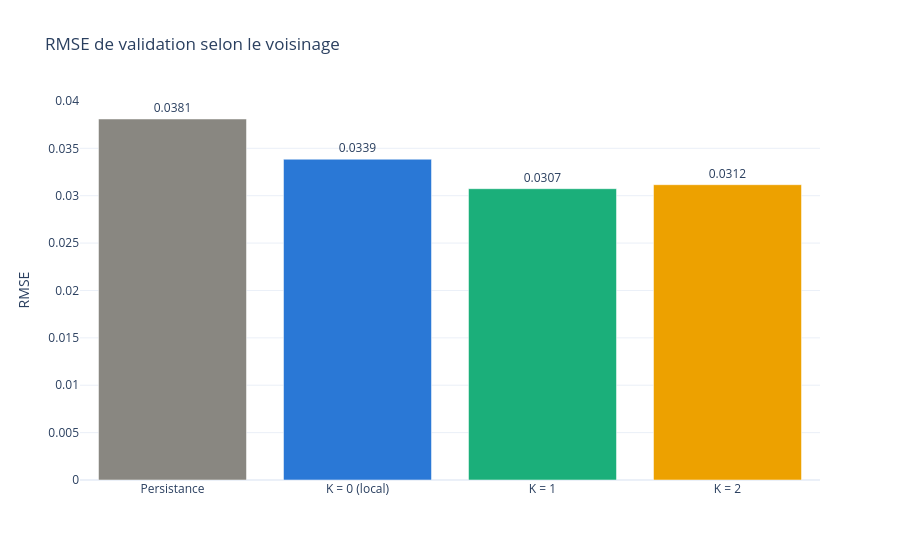

Notebook source saved alongside this figure:
### Markdown cell above
Le modèle local fait mieux que la persistance, avec un RMSE de validation de 0,0339 contre **[RMSE persistance]** (soit **[gain] %** de moins), et mieux que le modèle global (0,0398) : réduire le nombre de coefficients aide. Mais chaque capteur ne lit que lui-même, alors que les débits d'un réseau routier sont liés entre voisins.

## Prise en compte des voisins

On élargit donc l'entrée de chaque modèle local aux variables des capteurs situés à au plus $K$ sauts dans le graphe ($K = 0$ redonne le modèle local, $K = 1$ ajoute les voisins directs, $K = 2$ les voisins à deux sauts). Il faut trouver le bon compromis : plus de voisins apportent de l'information, mais aussi plus de coefficients à apprendre avec les mêmes 1008 échantillons.

### Code cell
def masque_sauts(A, sauts):
    """True si le capteur j est à au plus `sauts` sauts du capteur i (lui-même inclus)."""
    pas = ((A > 0) | np.eye(len(A), dtype=bool)).astype(int)
    return np.linalg.matrix_power(pas, sauts) > 0


def modele_local_voisins(X_fit, Y_fit, X_pred, A, sauts=1):
    """UNE fonction linéaire par capteur, sur ses variables ET celles de ses voisins jusqu'à `sauts` sauts."""
    n_cap = Y_fit.shape[1]
    masque = masque_sauts(A, sauts)
    Y_pred = np.zeros((len(X_pred), n_cap))
    for i in range(n_cap):
        voisins = np.flatnonzero(masque[i])
        F_fit = X_fit[:, voisins, :].reshape(len(X_fit), -1)
        F_pred = X_pred[:, voisins, :].reshape(len(X_pred), -1)
        Y_pred[:, i] = LinearRegression().fit(F_fit, Y_fit[:, i]).predict(F_pred)
    return Y_pred


Y_pred_local_voisins1 = modele_local_voisins(X_a, Y_a, X_v, A, sauts=1)
Y_pred_local_voisins2 = modele_local_voisins(X_a, Y_a, X_v, A, sauts=2)


# print("train", X_a.shape, "| validation", X_v.shape)
# print ("y train",Y_a.shape,"| y_pred_global",Y_pred_global.shape,"| y_pred_local",Y_pred_local.shape)


print("local voisins 1(val)", scores(Y_v, Y_pred_local_voisins1))
print("local voisins 2(val)", scores(Y_v, Y_pred_local_voisins2))



resultats = {
    "Persistance": scores(Y_v, persistance(X_v))["RMSE"],
    "K = 0 (local)": scores(Y_v, Y_pred_local)["RMSE"],
    "K = 1": scores(Y_v, Y_pred_local_voisins1)["RMSE"],
    "K = 2": scores(Y_v, Y_pred_local_voisins2)["RMSE"],
}

fig = go.Figure(go.Bar(
    x=list(resultats), y=list(resultats.values()),
    marker_color=[GRIS, BLEU, VERT, JAUNE],
    text=[f"{v:.4f}" for v in resultats.values()], textposition="outside",
))
fig.update_layout(template="plotly_white", title="RMSE de validation selon le voisinage",
                  yaxis_title="RMSE", showlegend=False)
fig.show()

### Figure 1 — Plotly figure (JSON) as saved in the notebook; plotly's stock layout.template omitted (floating-point values rounded to 4 significant figures)
{"data": [{"marker": {"color": ["#898781", "#2a78d6", "#1baf7a", "#eda100"]}, "text": ["0.0381", "0.0339", "0.0307", "0.0312"], "textposition": "outside", "type": "bar", "x": ["Persistance", "K = 0 (local)", "K = 1", "K = 2"], "y": [0.03809, 0.03385, 0.03074, 0.03116]}], "layout": {"showlegend": false, "title": {"text": "RMSE de validation selon le voisinage"}, "yaxis": {"title": {"text": "RMSE"}}}}
